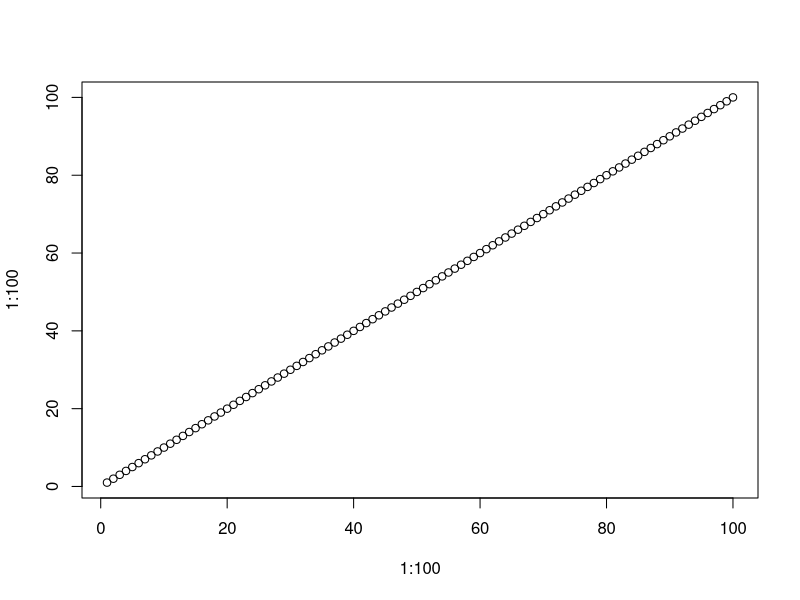

Reproduce this figure in R.
## ---- chunk 1
knitr::opts_chunk$set(echo = FALSE)

# # How to make the base theme for PennSIVE-theme.css
# library(xaringanthemer)
# base_color = "#001F5B"
# white_color = "#FFFFFF"
# black_color = "#000000"
# mono_accent(
#   base_color = base_color,
#   header_font_google = google_font("Source Sans Pro", "600"),
#   text_font_google   = google_font("Source Sans Pro", "400", "400i"),
#   code_font_google   = google_font("IBM Plex Mono"),
#   title_slide_text_color = white_color,
#   title_slide_background_color = base_color,
#   title_slide_background_image = "cwp-pennSIVE_Logo_FINAL_main_W-O_tagline_horizontal-04.png",
#   title_slide_background_position = "50% 12.5%",
#   title_slide_background_size = "50%",
#   background_image = "cwp-pennSIVE_Logo_icon.png",
#   background_size = "7.5%",
#   background_position = "95% 5%",
#   table_row_even_background_color = white_color,
#   header_h1_font_size = "40px",
#   header_h2_font_size = "32px", 
#   header_h3_font_size = "20px",
# )
## ---- chunk 2
plot(1:100, 1:100)
## ---- chunk 3
knitr::kable(data.frame(
  "Slide Type" = c("PowerPoint", "Other HTML Slides", "Xaringan"), 
  "My Review" = c("3/10: Does images well, but equations are the worst",
                  "5/10: At least they're not PowerPoint",
                  "10/10: Support for TWO columns and equations and backgrounds and previews that update as you type,
                  see <a href=https://yihui.org/en/2017/08/why-xaringan-remark-js/>this link by Yihui</a>"),
  check.names = F),
  "html", escape = F)
